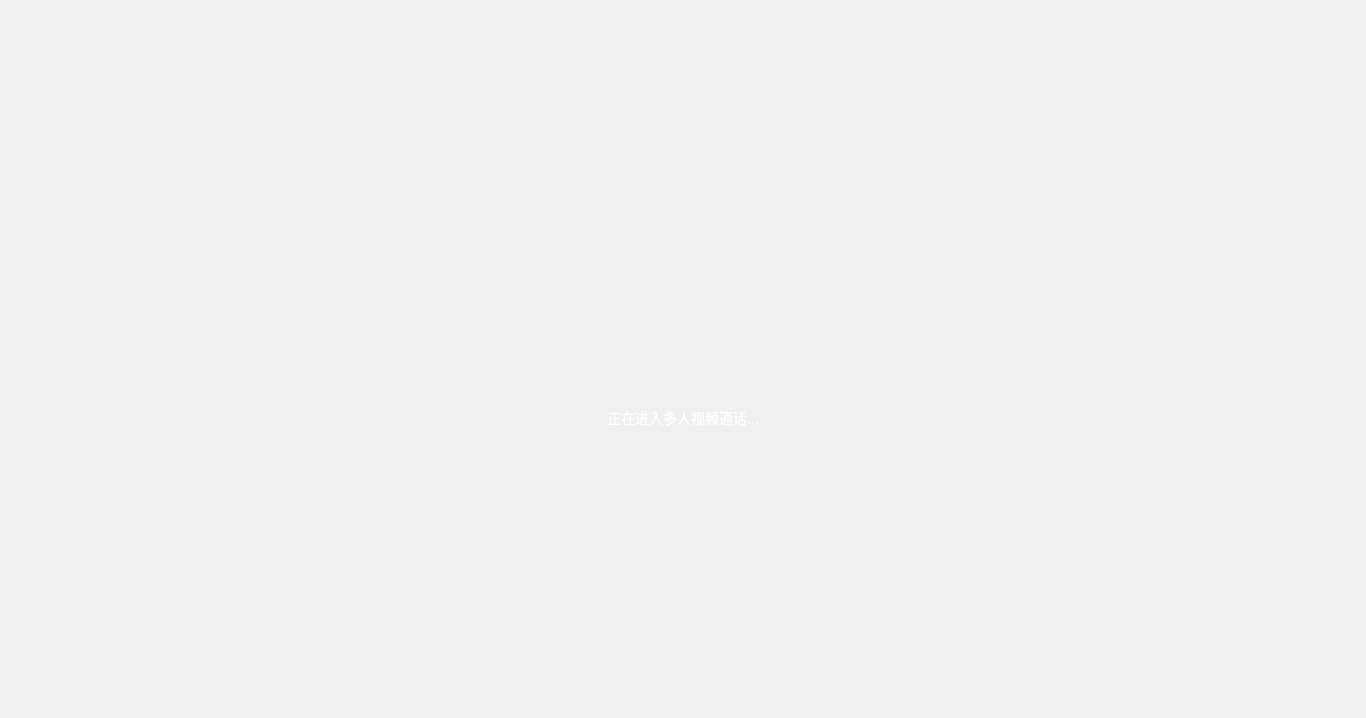
<?xml version="1.0" encoding="UTF-8"?>
<ui version="4.0">
 <class>NECallWidget</class>
 <widget class="QWidget" name="NECallWidget">
  <property name="geometry">
   <rect>
    <x>0</x>
    <y>0</y>
    <width>1366</width>
    <height>718</height>
   </rect>
  </property>
  <property name="minimumSize">
   <size>
    <width>1366</width>
    <height>718</height>
   </size>
  </property>
  <property name="windowTitle">
   <string>Form</string>
  </property>
  <property name="styleSheet">
   <string notr="true"/>
  </property>
  <layout class="QHBoxLayout" name="horizontalLayout_3">
   <property name="spacing">
    <number>0</number>
   </property>
   <property name="leftMargin">
    <number>0</number>
   </property>
   <property name="topMargin">
    <number>0</number>
   </property>
   <property name="rightMargin">
    <number>0</number>
   </property>
   <property name="bottomMargin">
    <number>0</number>
   </property>
   <item>
    <widget class="QStackedWidget" name="stackedWidget">
     <widget class="QWidget" name="loaddingPage">
      <property name="styleSheet">
       <string notr="true">QWidget#loaddingPage{
background-color: qlineargradient(x1:0, y1:0, x2:0, y2:100,
stop:0 #292933,stop:100 #1e1e25);

} </string>
      </property>
      <layout class="QVBoxLayout" name="verticalLayout_4">
       <property name="spacing">
        <number>0</number>
       </property>
       <property name="leftMargin">
        <number>0</number>
       </property>
       <property name="topMargin">
        <number>0</number>
       </property>
       <property name="rightMargin">
        <number>0</number>
       </property>
       <property name="bottomMargin">
        <number>0</number>
       </property>
       <item>
        <spacer name="verticalSpacer">
         <property name="orientation">
          <enum>Qt::Vertical</enum>
         </property>
         <property name="sizeHint" stdset="0">
          <size>
           <width>20</width>
           <height>313</height>
          </size>
         </property>
        </spacer>
       </item>
       <item>
        <layout class="QHBoxLayout" name="horizontalLayout_2">
         <item>
          <spacer name="horizontalSpacer">
           <property name="orientation">
            <enum>Qt::Horizontal</enum>
           </property>
           <property name="sizeHint" stdset="0">
            <size>
             <width>242</width>
             <height>20</height>
            </size>
           </property>
          </spacer>
         </item>
         <item>
          <widget class="QFrame" name="frame">
           <property name="frameShape">
            <enum>QFrame::NoFrame</enum>
           </property>
           <property name="frameShadow">
            <enum>QFrame::Raised</enum>
           </property>
           <layout class="QVBoxLayout" name="verticalLayout_2">
            <property name="spacing">
             <number>16</number>
            </property>
            <property name="leftMargin">
             <number>0</number>
            </property>
            <property name="topMargin">
             <number>0</number>
            </property>
            <property name="rightMargin">
             <number>0</number>
            </property>
            <property name="bottomMargin">
             <number>0</number>
            </property>
            <item>
             <layout class="QHBoxLayout" name="horizontalLayout">
              <item>
               <spacer name="horizontalSpacer_3">
                <property name="orientation">
                 <enum>Qt::Horizontal</enum>
                </property>
                <property name="sizeHint" stdset="0">
                 <size>
                  <width>40</width>
                  <height>20</height>
                 </size>
                </property>
               </spacer>
              </item>
              <item>
               <widget class="QLabel" name="lblBackground">
                <property name="minimumSize">
                 <size>
                  <width>102</width>
                  <height>102</height>
                 </size>
                </property>
                <property name="maximumSize">
                 <size>
                  <width>102</width>
                  <height>102</height>
                 </size>
                </property>
                <property name="styleSheet">
                 <string notr="true">border-image: url(:/image/background.png);
margin-left: </string>
                </property>
                <property name="text">
                 <string/>
                </property>
                <property name="alignment">
                 <set>Qt::AlignCenter</set>
                </property>
               </widget>
              </item>
              <item>
               <spacer name="horizontalSpacer_4">
                <property name="orientation">
                 <enum>Qt::Horizontal</enum>
                </property>
                <property name="sizeHint" stdset="0">
                 <size>
                  <width>40</width>
                  <height>20</height>
                 </size>
                </property>
               </spacer>
              </item>
             </layout>
            </item>
            <item>
             <widget class="QLabel" name="label">
              <property name="styleSheet">
               <string notr="true">font-size: 14px;
color: #FFFFFF;</string>
              </property>
              <property name="text">
               <string>正在进入多人视频通话...</string>
              </property>
              <property name="alignment">
               <set>Qt::AlignCenter</set>
              </property>
             </widget>
            </item>
           </layout>
          </widget>
         </item>
         <item>
          <spacer name="horizontalSpacer_2">
           <property name="orientation">
            <enum>Qt::Horizontal</enum>
           </property>
           <property name="sizeHint" stdset="0">
            <size>
             <width>242</width>
             <height>20</height>
            </size>
           </property>
          </spacer>
         </item>
        </layout>
       </item>
       <item>
        <spacer name="verticalSpacer_2">
         <property name="orientation">
          <enum>Qt::Vertical</enum>
         </property>
         <property name="sizeHint" stdset="0">
          <size>
           <width>20</width>
           <height>313</height>
          </size>
         </property>
        </spacer>
       </item>
      </layout>
     </widget>
     <widget class="QWidget" name="videoPage">
      <layout class="QVBoxLayout" name="verticalLayout">
       <property name="spacing">
        <number>0</number>
       </property>
       <property name="leftMargin">
        <number>0</number>
       </property>
       <property name="topMargin">
        <number>0</number>
       </property>
       <property name="rightMargin">
        <number>0</number>
       </property>
       <property name="bottomMargin">
        <number>0</number>
       </property>
       <item>
        <widget class="QWidget" name="centralWidget" native="true">
         <property name="styleSheet">
          <string notr="true">QWidget#centralWidget{
background-color: rgb(0, 0, 0);
}
</string>
         </property>
         <layout class="QVBoxLayout" name="verticalLayout_7">
          <property name="spacing">
           <number>2</number>
          </property>
          <property name="leftMargin">
           <number>58</number>
          </property>
          <property name="topMargin">
           <number>8</number>
          </property>
          <property name="rightMargin">
           <number>58</number>
          </property>
          <property name="bottomMargin">
           <number>8</number>
          </property>
          <item>
           <layout class="QHBoxLayout" name="layout_top"/>
          </item>
          <item>
           <layout class="QHBoxLayout" name="layout_bottom"/>
          </item>
         </layout>
        </widget>
       </item>
      </layout>
     </widget>
     <widget class="QWidget" name="page">
      <layout class="QVBoxLayout" name="verticalLayout_3">
       <item>
        <widget class="QWidget" name="speakerModeWidget" native="true">
         <property name="styleSheet">
          <string notr="true">QWidget#speakerModeWidget{
background-color: rgb(0, 0, 0);
}
</string>
         </property>
         <layout class="QVBoxLayout" name="verticalLayout_5">
          <property name="spacing">
           <number>8</number>
          </property>
          <property name="leftMargin">
           <number>58</number>
          </property>
          <property name="topMargin">
           <number>0</number>
          </property>
          <property name="rightMargin">
           <number>58</number>
          </property>
          <property name="bottomMargin">
           <number>0</number>
          </property>
          <item>
           <widget class="QFrame" name="frame_2">
            <property name="minimumSize">
             <size>
              <width>0</width>
              <height>90</height>
             </size>
            </property>
            <property name="maximumSize">
             <size>
              <width>16777215</width>
              <height>90</height>
             </size>
            </property>
            <property name="frameShape">
             <enum>QFrame::NoFrame</enum>
            </property>
            <property name="frameShadow">
             <enum>QFrame::Raised</enum>
            </property>
            <layout class="QHBoxLayout" name="horizontalLayout_4">
             <property name="spacing">
              <number>0</number>
             </property>
             <property name="leftMargin">
              <number>0</number>
             </property>
             <property name="topMargin">
              <number>0</number>
             </property>
             <property name="rightMargin">
              <number>0</number>
             </property>
             <property name="bottomMargin">
              <number>0</number>
             </property>
             <item>
              <spacer name="horizontalSpacer_5">
               <property name="orientation">
                <enum>Qt::Horizontal</enum>
               </property>
               <property name="sizeHint" stdset="0">
                <size>
                 <width>276</width>
                 <height>20</height>
                </size>
               </property>
              </spacer>
             </item>
             <item>
              <widget class="QFrame" name="frame_3">
               <property name="sizePolicy">
                <sizepolicy hsizetype="Preferred" vsizetype="Preferred">
                 <horstretch>0</horstretch>
                 <verstretch>0</verstretch>
                </sizepolicy>
               </property>
               <property name="minimumSize">
                <size>
                 <width>160</width>
                 <height>90</height>
                </size>
               </property>
               <property name="maximumSize">
                <size>
                 <width>484</width>
                 <height>90</height>
                </size>
               </property>
               <property name="frameShape">
                <enum>QFrame::NoFrame</enum>
               </property>
               <property name="frameShadow">
                <enum>QFrame::Raised</enum>
               </property>
               <layout class="QHBoxLayout" name="horizontalLayout_6">
                <property name="spacing">
                 <number>0</number>
                </property>
                <property name="leftMargin">
                 <number>0</number>
                </property>
                <property name="topMargin">
                 <number>0</number>
                </property>
                <property name="rightMargin">
                 <number>0</number>
                </property>
                <property name="bottomMargin">
                 <number>0</number>
                </property>
                <item>
                 <layout class="QHBoxLayout" name="secondaryMembersLayout">
                  <property name="spacing">
                   <number>4</number>
                  </property>
                 </layout>
                </item>
               </layout>
              </widget>
             </item>
             <item>
              <spacer name="horizontalSpacer_6">
               <property name="orientation">
                <enum>Qt::Horizontal</enum>
               </property>
               <property name="sizeHint" stdset="0">
                <size>
                 <width>278</width>
                 <height>20</height>
                </size>
               </property>
              </spacer>
             </item>
            </layout>
           </widget>
          </item>
          <item>
           <widget class="QWidget" name="widget_2" native="true">
            <layout class="QVBoxLayout" name="verticalLayout_6">
             <property name="spacing">
              <number>0</number>
             </property>
             <property name="leftMargin">
              <number>0</number>
             </property>
             <property name="topMargin">
              <number>0</number>
             </property>
             <property name="rightMargin">
              <number>0</number>
             </property>
             <property name="bottomMargin">
              <number>0</number>
             </property>
             <item>
              <layout class="QHBoxLayout" name="speakerLayout">
               <property name="spacing">
                <number>0</number>
               </property>
              </layout>
             </item>
            </layout>
           </widget>
          </item>
         </layout>
        </widget>
       </item>
      </layout>
     </widget>
    </widget>
   </item>
  </layout>
 </widget>
 <resources/>
 <connections/>
</ui>
